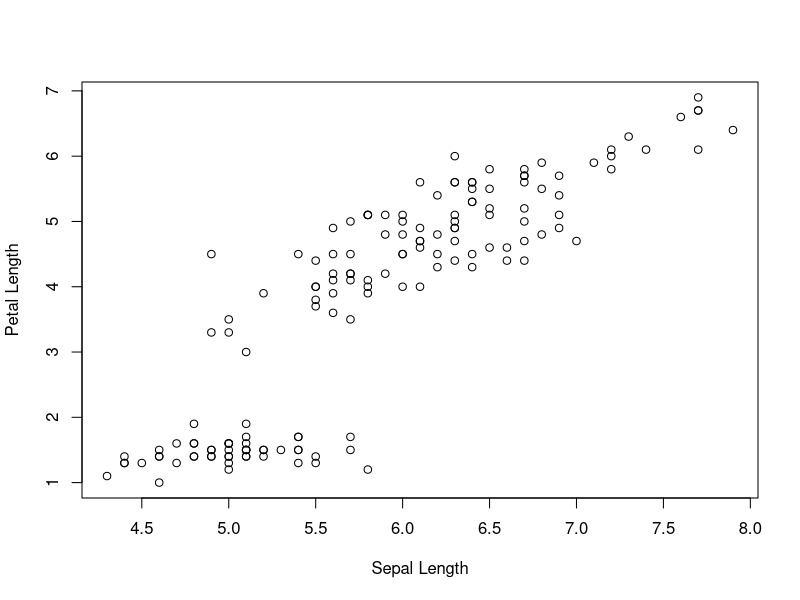
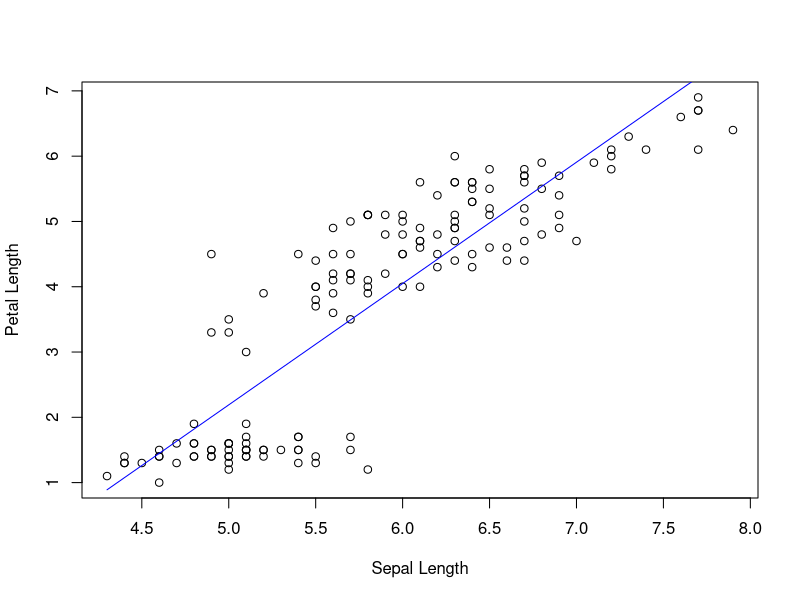

The R source for these figures, in order:
## ---- chunk 1
knitr::opts_chunk$set(echo = TRUE)
## ---- chunk 2
    weights <- function(N) {
      xx <- runif(N, min=0, max=2)
      return(1 / (xx * (1 + xx ^ 2)))
    }
## ---- chunk 3
    N <- 10000
    
    weighted.IS <- function(N) {
      hx <- sin(runif(N, min=0, max=2))
      weights <- weights(N)
      theta <- sum(hx * weights) / sum(weights)
      return(theta)
    }
## ---- chunk 4
    plot(iris$Sepal.Length, iris$Petal.Length, xlab="Sepal Length", ylab="Petal Length")
## ---- chunk 5
    
    X <- cbind(1, iris$Sepal.Length)
    y <- iris$Petal.Length
    
    beta.hat <- solve(t(X) %*% X) %*% t(X) %*% y
    
    intercept <- beta.hat[1,]
    slope <- beta.hat[2,]
    print(c(slope, intercept))
## ---- chunk 6
    var.est <- t(y - X %*% beta.hat) %*% (y - X %*% beta.hat) / length(y)
    print(var.est[,1])
## ---- chunk 7
    plot(iris$Sepal.Length, iris$Petal.Length, xlab="Sepal Length", ylab="Petal Length")
    lines(iris$Sepal.Length, iris$Sepal.Length * slope + intercept, col="blue")
